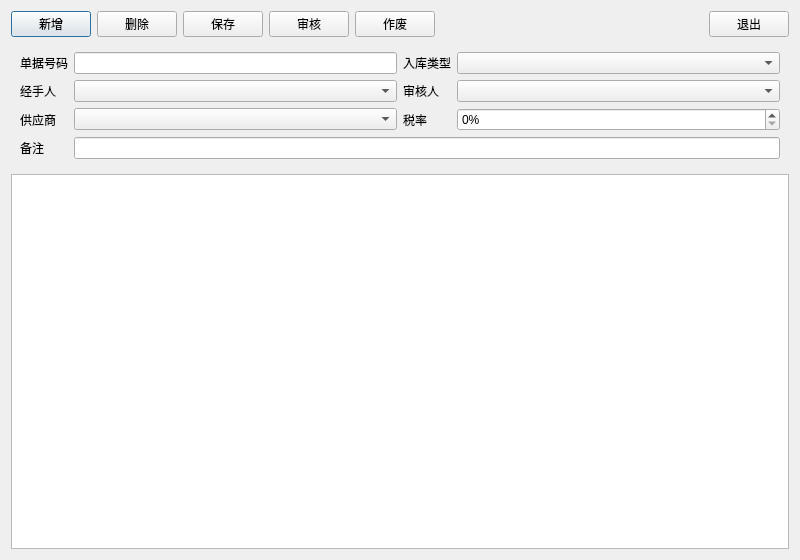
<?xml version="1.0" encoding="UTF-8"?>
<ui version="4.0">
 <class>w_inventory_input_new</class>
 <widget class="QDialog" name="w_inventory_input_new">
  <property name="geometry">
   <rect>
    <x>0</x>
    <y>0</y>
    <width>800</width>
    <height>560</height>
   </rect>
  </property>
  <property name="windowTitle">
   <string>Dialog</string>
  </property>
  <layout class="QVBoxLayout" name="verticalLayout">
   <item>
    <layout class="QHBoxLayout" name="horizontalLayout_2">
     <item>
      <widget class="lds_toolbar_button" name="pushButton_new">
       <property name="text">
        <string>新增</string>
       </property>
       <property name="outer_stylesheet" stdset="0">
        <string>pushbutton</string>
       </property>
      </widget>
     </item>
     <item>
      <widget class="lds_toolbar_button" name="pushButton_del">
       <property name="text">
        <string>删除</string>
       </property>
       <property name="outer_stylesheet" stdset="0">
        <string>pushbutton</string>
       </property>
      </widget>
     </item>
     <item>
      <widget class="lds_toolbar_button" name="pushButton_save">
       <property name="text">
        <string>保存</string>
       </property>
       <property name="outer_stylesheet" stdset="0">
        <string>pushbutton</string>
       </property>
      </widget>
     </item>
     <item>
      <widget class="lds_toolbar_button" name="pushButton_audit">
       <property name="text">
        <string>审核</string>
       </property>
       <property name="outer_stylesheet" stdset="0">
        <string>pushbutton_blue</string>
       </property>
      </widget>
     </item>
     <item>
      <widget class="lds_toolbar_button" name="pushButton_bad">
       <property name="text">
        <string>作废</string>
       </property>
       <property name="outer_stylesheet" stdset="0">
        <string>pushbutton_blue</string>
       </property>
      </widget>
     </item>
     <item>
      <spacer name="horizontalSpacer">
       <property name="orientation">
        <enum>Qt::Horizontal</enum>
       </property>
       <property name="sizeHint" stdset="0">
        <size>
         <width>40</width>
         <height>20</height>
        </size>
       </property>
      </spacer>
     </item>
     <item>
      <widget class="lds_toolbar_button" name="pushButton_exit">
       <property name="text">
        <string>退出</string>
       </property>
       <property name="outer_stylesheet" stdset="0">
        <string>pushbutton</string>
       </property>
      </widget>
     </item>
    </layout>
   </item>
   <item>
    <widget class="QFrame" name="frame">
     <property name="outer_stylesheet" stdset="0">
      <string>frame_detail_show</string>
     </property>
     <layout class="QGridLayout" name="gridLayout" columnstretch="0,1,0,1">
      <item row="0" column="2">
       <widget class="QLabel" name="label_2">
        <property name="text">
         <string>入库类型</string>
        </property>
       </widget>
      </item>
      <item row="0" column="1">
       <widget class="QLineEdit" name="lineEdit_ch_sheetNo"/>
      </item>
      <item row="1" column="3">
       <widget class="lds_ComboBox" name="comboBox_vch_audit"/>
      </item>
      <item row="1" column="2">
       <widget class="QLabel" name="label_4">
        <property name="text">
         <string>审核人</string>
        </property>
       </widget>
      </item>
      <item row="1" column="1">
       <widget class="lds_ComboBox" name="comboBox_vch_handle"/>
      </item>
      <item row="2" column="0">
       <widget class="QLabel" name="label_6">
        <property name="text">
         <string>供应商</string>
        </property>
       </widget>
      </item>
      <item row="0" column="0">
       <widget class="QLabel" name="label">
        <property name="text">
         <string>单据号码</string>
        </property>
       </widget>
      </item>
      <item row="1" column="0">
       <widget class="QLabel" name="label_3">
        <property name="text">
         <string>经手人</string>
        </property>
       </widget>
      </item>
      <item row="0" column="3">
       <widget class="lds_ComboBox" name="comboBox_ch_operation"/>
      </item>
      <item row="2" column="1">
       <widget class="lds_ComboBox" name="comboBox_ch_providerNo"/>
      </item>
      <item row="3" column="0">
       <widget class="QLabel" name="label_5">
        <property name="text">
         <string>备注</string>
        </property>
       </widget>
      </item>
      <item row="2" column="2">
       <widget class="QLabel" name="label_7">
        <property name="text">
         <string>税率</string>
        </property>
       </widget>
      </item>
      <item row="2" column="3">
       <widget class="lds_spinbox" name="doubleSpinBox_int_tax">
        <property name="suffix">
         <string>%</string>
        </property>
       </widget>
      </item>
      <item row="3" column="1" colspan="3">
       <widget class="QLineEdit" name="lineEdit_vch_memo"/>
      </item>
     </layout>
    </widget>
   </item>
   <item>
    <widget class="lds_tableview_sum" name="tableView_detail"/>
   </item>
  </layout>
 </widget>
 <customwidgets>
  <customwidget>
   <class>lds_toolbar_button</class>
   <extends>QPushButton</extends>
   <header>lds_toolbar_button.h</header>
  </customwidget>
  <customwidget>
   <class>lds_ComboBox</class>
   <extends>QComboBox</extends>
   <header>lds_combobox.h</header>
  </customwidget>
  <customwidget>
   <class>lds_spinbox</class>
   <extends>QSpinBox</extends>
   <header>lds_spinbox.h</header>
  </customwidget>
  <customwidget>
   <class>lds_tableview_sum</class>
   <extends>QTableView</extends>
   <header>lds_tableview_sum.h</header>
  </customwidget>
 </customwidgets>
 <resources/>
 <connections/>
</ui>
